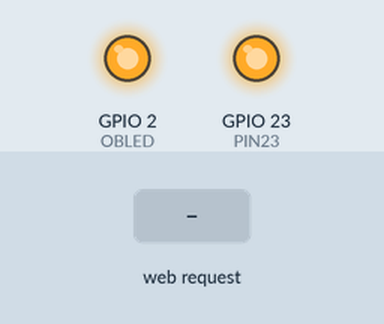
The program below on a simulated ESP32. Shown: output pins drawn as LEDs (lit = HIGH). Inputs (shaded band) come from the test bench. WiFi joins after 1.5 s; servers stay silent unless stated; a WiFi scan finds three made-up networks.

Above: at 4.8 s.
4.9 s: HTTP request GET /relayOff received
At 5.4 s:
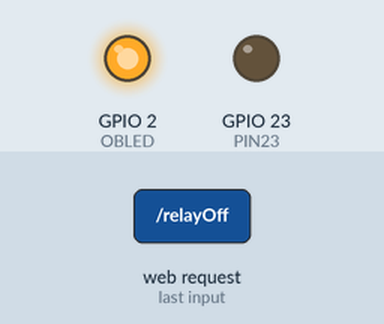
6.4 s: HTTP request GET /relayOn received
At 7.7 s:
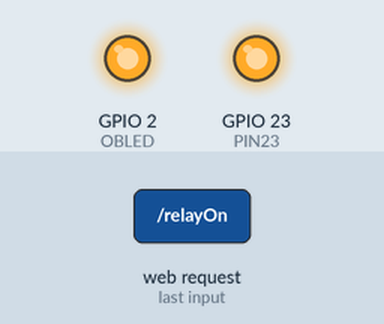
Timing chart, 0 to 9.4 s (numbered marks = the images above; inputs shaded):
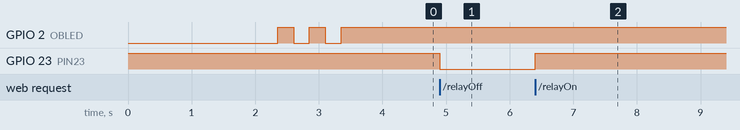

The program:

main.cpp
```cpp
#include <WiFi.h>
#include <WiFiClient.h>
#include <WebServer.h>

// Rename the credentials.sample.h file to credentials.h and
// edit it according to your router configuration
#include "credentials.h"

#define DEBUG 0
#define SERIAL_BAUDRATE 115200
#define PIN23 23
#define OBLED 2

#if DEBUG == 1
  #define debug(x) Serial.print(x)
  #define debugln(x) Serial.println(x)
#else
  #define debug(x)
  #define debugln(x)
#endif

WebServer server(80);

// Set your Static IP address
IPAddress local_IP(192, 168, 1, 30);

// Set your Gateway IP address
IPAddress gateway(192, 168, 1, 1);

IPAddress subnet(255, 255, 255, 0);
IPAddress primaryDNS(8, 8, 8, 8);   //optional
IPAddress secondaryDNS(8, 8, 4, 4); //optional

String ssid = "<not connected>";
String localIp = "<not connected>";

void blinkingLed() {
  switch (WiFi.status())
  {
    case (WL_CONNECTED):
      digitalWrite(OBLED, HIGH);
      break;
    default:
      delay(250);
      digitalWrite(OBLED, HIGH);
      delay(250);
      digitalWrite(OBLED, LOW);
      break;
  }
}

void wifiSetup() {

  // Set WIFI module to STA mode
  WiFi.mode(WIFI_STA);
  WiFi.disconnect();
  delay(100);

  // Scan
  debugln(F("Scan WiFi start"));

  // WiFi.scanNetworks will return the number of networks found
  int n = WiFi.scanNetworks();
  debugln(F("Scan WiFi done"));

  if (n == 0) {
    debugln(F("No networks found"));
  } else {
    debug(n);
    debugln(F(" networks found"));

    // Configures static IP address
    if (!WiFi.config(local_IP, gateway, subnet, primaryDNS, secondaryDNS)) {
      debugln("STA Failed to configure");
    } else {
      for (int i = 0; i < n; i++) {
        // Connect to the current network found
        debug("[WIFI] Connecting to ");
        debugln(WiFi.SSID(i));
        WiFi.begin(WiFi.SSID(i).c_str(), WIFI_PASS);

        // Wait
        int count = 0;
        while (WiFi.status() != WL_CONNECTED) {
          if (count < 30) {
            debug(".");
            blinkingLed();
            count++;
          } else {
            break;
          }
        }
        debugln("");

        if (WiFi.status() == WL_CONNECTED) {
          // Connected!
          ssid = WiFi.SSID(i);
          localIp = WiFi.localIP().toString();
          debug(F("[WIFI] STATION Mode, SSID: "));
          debug(ssid);
          debug(F(" , IP address: "));
          debugln(localIp);
          break;
        }
      }
    }
  }
  debugln("");
}

void handleRoot() {
  String buffer;
  buffer += "[WIFI] STATION Mode, SSID: ";
  buffer += ssid;
  buffer += ", IP address: ";
  buffer += localIp;
  server.send(200, F("text/plain"), buffer);
  debugln(buffer);
}

void handleNotFound() {
  String message = "File Not Found\n\n";
  message += "URI: ";
  message += server.uri();
  message += "\nMethod: ";
  message += (server.method() == HTTP_GET) ? "GET" : "POST";
  message += "\nArguments: ";
  message += server.args();
  message += "\n";
  for (uint8_t i = 0; i < server.args(); i++) {
    message += " " + server.argName(i) + ": " + server.arg(i) + "\n";
  }
  server.send(404, "text/plain", message);
  debugln(F("NOT FOUND"));
}

void handleRelayOn() {
  digitalWrite(PIN23, HIGH);
  server.send(200, "text/plain", "Relay ON");
  debugln(F("Relay ON"));
}

void handleRelayOff() {
  digitalWrite(PIN23, LOW);
  server.send(200, "text/plain", "Relay OFF");
  debugln(F("Relay OFF"));
}

void serverSetup() {

    server.on("/", handleRoot);

    server.on("/relayOn", handleRelayOn);

    server.on("/relayOff", handleRelayOff);

    server.onNotFound(handleNotFound);

    // Start the server
    server.begin();
    debug(F("HTTP server started on IP: "));
    debug(localIp);
    debugln(F(", PORT: 80"));
}

void setup() {

  // Init serial port and clean garbage
  Serial.begin(SERIAL_BAUDRATE);
  debugln("");

  // RELAY
  pinMode(PIN23, OUTPUT);
  pinMode(OBLED, OUTPUT);
  digitalWrite(PIN23, HIGH);

  // Wifi
  wifiSetup();

  // Web server
  serverSetup();
}

void loop() {
  blinkingLed();
  server.handleClient();
  delay(2); //allow the cpu to switch to other tasks
}
```

credentials.sample.h
```cpp
#define WIFI_PASS "123456"
```

Measured:
- after the input at 4.9 s, GPIO 23 (PIN23): HIGH → LOW at once
- after the input at 6.4 s, GPIO 23 (PIN23): LOW → HIGH at once
